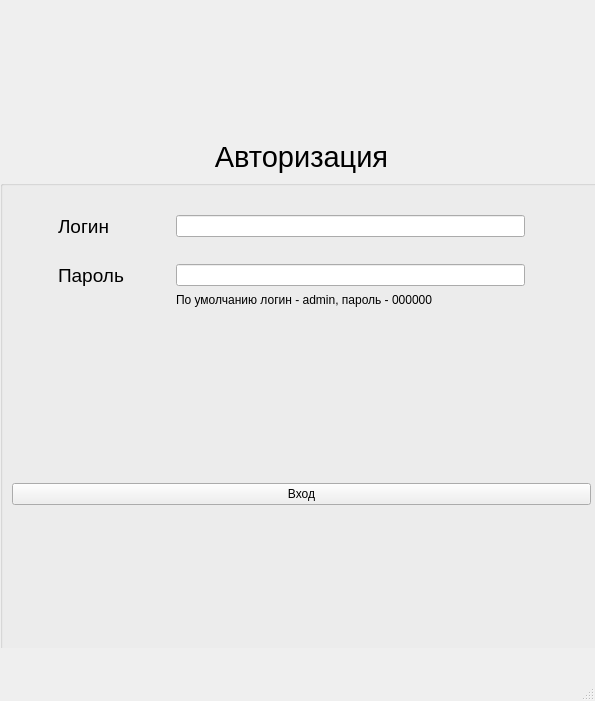
<?xml version="1.0" encoding="UTF-8"?>
<ui version="4.0">
 <class>MainWindow</class>
 <widget class="QMainWindow" name="MainWindow">
  <property name="geometry">
   <rect>
    <x>0</x>
    <y>0</y>
    <width>595</width>
    <height>701</height>
   </rect>
  </property>
  <property name="sizePolicy">
   <sizepolicy hsizetype="Minimum" vsizetype="Minimum">
    <horstretch>0</horstretch>
    <verstretch>0</verstretch>
   </sizepolicy>
  </property>
  <property name="windowTitle">
   <string>MainWindow</string>
  </property>
  <widget class="QWidget" name="centralwidget">
   <property name="maximumSize">
    <size>
     <width>828</width>
     <height>648</height>
    </size>
   </property>
   <widget class="QWidget" name="layoutWidget">
    <property name="geometry">
     <rect>
      <x>0</x>
      <y>0</y>
      <width>603</width>
      <height>657</height>
     </rect>
    </property>
    <layout class="QVBoxLayout" name="verticalLayout">
     <property name="sizeConstraint">
      <enum>QLayout::SetMaximumSize</enum>
     </property>
     <item>
      <spacer name="verticalSpacer_4">
       <property name="orientation">
        <enum>Qt::Vertical</enum>
       </property>
       <property name="sizeType">
        <enum>QSizePolicy::Fixed</enum>
       </property>
       <property name="sizeHint" stdset="0">
        <size>
         <width>100</width>
         <height>120</height>
        </size>
       </property>
      </spacer>
     </item>
     <item alignment="Qt::AlignHCenter">
      <widget class="QLabel" name="image">
       <property name="text">
        <string/>
       </property>
       <property name="pixmap">
        <pixmap>C:/Users/Саша/Pictures/вход.png</pixmap>
       </property>
      </widget>
     </item>
     <item>
      <widget class="QLabel" name="label">
       <property name="text">
        <string>&lt;html&gt;&lt;head/&gt;&lt;body&gt;&lt;p align=&quot;center&quot;&gt;&lt;span style=&quot; font-size:22pt;&quot;&gt;Авторизация&lt;/span&gt;&lt;/p&gt;&lt;/body&gt;&lt;/html&gt;</string>
       </property>
      </widget>
     </item>
     <item>
      <widget class="QGroupBox" name="groupBox">
       <property name="title">
        <string/>
       </property>
       <layout class="QGridLayout" name="gridLayout">
        <item row="3" column="0">
         <spacer name="horizontalSpacer_4">
          <property name="orientation">
           <enum>Qt::Horizontal</enum>
          </property>
          <property name="sizeType">
           <enum>QSizePolicy::Fixed</enum>
          </property>
          <property name="sizeHint" stdset="0">
           <size>
            <width>40</width>
            <height>20</height>
           </size>
          </property>
         </spacer>
        </item>
        <item row="1" column="3">
         <widget class="QLineEdit" name="login"/>
        </item>
        <item row="3" column="2">
         <spacer name="horizontalSpacer_2">
          <property name="orientation">
           <enum>Qt::Horizontal</enum>
          </property>
          <property name="sizeType">
           <enum>QSizePolicy::Fixed</enum>
          </property>
          <property name="sizeHint" stdset="0">
           <size>
            <width>40</width>
            <height>20</height>
           </size>
          </property>
         </spacer>
        </item>
        <item row="3" column="1">
         <widget class="QLabel" name="label_3">
          <property name="text">
           <string>&lt;html&gt;&lt;head/&gt;&lt;body&gt;&lt;p&gt;&lt;span style=&quot; font-size:14pt;&quot;&gt;Пароль&lt;/span&gt;&lt;/p&gt;&lt;/body&gt;&lt;/html&gt;</string>
          </property>
         </widget>
        </item>
        <item row="3" column="3">
         <widget class="QLineEdit" name="password"/>
        </item>
        <item row="6" column="3">
         <spacer name="verticalSpacer_5">
          <property name="orientation">
           <enum>Qt::Vertical</enum>
          </property>
          <property name="sizeHint" stdset="0">
           <size>
            <width>20</width>
            <height>40</height>
           </size>
          </property>
         </spacer>
        </item>
        <item row="2" column="3">
         <spacer name="verticalSpacer">
          <property name="orientation">
           <enum>Qt::Vertical</enum>
          </property>
          <property name="sizeType">
           <enum>QSizePolicy::Fixed</enum>
          </property>
          <property name="sizeHint" stdset="0">
           <size>
            <width>20</width>
            <height>20</height>
           </size>
          </property>
         </spacer>
        </item>
        <item row="8" column="0" colspan="5">
         <widget class="QPushButton" name="pushButton">
          <property name="text">
           <string>Вход</string>
          </property>
         </widget>
        </item>
        <item row="3" column="4">
         <spacer name="horizontalSpacer_6">
          <property name="orientation">
           <enum>Qt::Horizontal</enum>
          </property>
          <property name="sizeType">
           <enum>QSizePolicy::Fixed</enum>
          </property>
          <property name="sizeHint" stdset="0">
           <size>
            <width>60</width>
            <height>20</height>
           </size>
          </property>
         </spacer>
        </item>
        <item row="9" column="3">
         <spacer name="verticalSpacer_2">
          <property name="orientation">
           <enum>Qt::Vertical</enum>
          </property>
          <property name="sizeType">
           <enum>QSizePolicy::Fixed</enum>
          </property>
          <property name="sizeHint" stdset="0">
           <size>
            <width>20</width>
            <height>140</height>
           </size>
          </property>
         </spacer>
        </item>
        <item row="1" column="2">
         <spacer name="horizontalSpacer">
          <property name="orientation">
           <enum>Qt::Horizontal</enum>
          </property>
          <property name="sizeType">
           <enum>QSizePolicy::Fixed</enum>
          </property>
          <property name="sizeHint" stdset="0">
           <size>
            <width>40</width>
            <height>20</height>
           </size>
          </property>
         </spacer>
        </item>
        <item row="1" column="4">
         <spacer name="horizontalSpacer_5">
          <property name="orientation">
           <enum>Qt::Horizontal</enum>
          </property>
          <property name="sizeType">
           <enum>QSizePolicy::Fixed</enum>
          </property>
          <property name="sizeHint" stdset="0">
           <size>
            <width>60</width>
            <height>20</height>
           </size>
          </property>
         </spacer>
        </item>
        <item row="1" column="0">
         <spacer name="horizontalSpacer_3">
          <property name="orientation">
           <enum>Qt::Horizontal</enum>
          </property>
          <property name="sizeType">
           <enum>QSizePolicy::Fixed</enum>
          </property>
          <property name="sizeHint" stdset="0">
           <size>
            <width>40</width>
            <height>20</height>
           </size>
          </property>
         </spacer>
        </item>
        <item row="1" column="1">
         <widget class="QLabel" name="label_2">
          <property name="text">
           <string>&lt;html&gt;&lt;head/&gt;&lt;body&gt;&lt;p&gt;&lt;span style=&quot; font-size:14pt;&quot;&gt;Логин&lt;/span&gt;&lt;/p&gt;&lt;/body&gt;&lt;/html&gt;</string>
          </property>
         </widget>
        </item>
        <item row="0" column="3">
         <spacer name="verticalSpacer_3">
          <property name="orientation">
           <enum>Qt::Vertical</enum>
          </property>
          <property name="sizeType">
           <enum>QSizePolicy::Fixed</enum>
          </property>
          <property name="sizeHint" stdset="0">
           <size>
            <width>20</width>
            <height>20</height>
           </size>
          </property>
         </spacer>
        </item>
        <item row="5" column="3">
         <widget class="QLabel" name="label_4">
          <property name="text">
           <string>&lt;html&gt;&lt;head/&gt;&lt;body&gt;&lt;p&gt;По умолчанию логин - admin, пароль - 000000&lt;/p&gt;&lt;/body&gt;&lt;/html&gt;</string>
          </property>
         </widget>
        </item>
       </layout>
      </widget>
     </item>
    </layout>
   </widget>
  </widget>
  <widget class="QMenuBar" name="menubar">
   <property name="geometry">
    <rect>
     <x>0</x>
     <y>0</y>
     <width>595</width>
     <height>25</height>
    </rect>
   </property>
  </widget>
  <widget class="QStatusBar" name="statusbar"/>
 </widget>
 <resources/>
 <connections/>
</ui>
